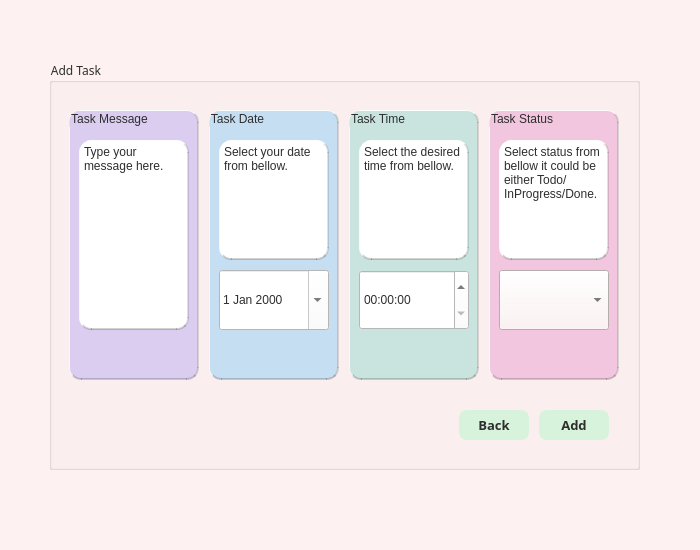
<?xml version="1.0" encoding="UTF-8"?>
<ui version="4.0">
 <class>AddTasksPage</class>
 <widget class="QWidget" name="AddTasksPage">
  <property name="geometry">
   <rect>
    <x>0</x>
    <y>0</y>
    <width>700</width>
    <height>550</height>
   </rect>
  </property>
  <property name="windowTitle">
   <string>Form</string>
  </property>
  <property name="styleSheet">
   <string notr="true">QFrame {
    background-color: white;
    border-radius: 12px;
    border-top: 1px solid rgba(255, 255, 255, 0.9);
    border-left: 1px solid rgba(255, 255, 255, 0.7);
    border-bottom: 2px solid rgba(0, 0, 0, 0.18);
    border-right: 2px solid rgba(0, 0, 0, 0.12);
}QWidget {
    background-color: #fdf1f1;   /* pastel pink background */
    color: #2e2e2e;              /* charcoal text */
}
QPushButton {
    background-color: #d8f3dc;   /* mint green buttons */
    color: #2e2e2e;              /* dark text */
   
    border-radius: 8px;
    padding: 8px;
}

QPushButton:pressed {
    background-color: #fff5e1;   /* soft cream when pressed */
}
</string>
  </property>
  <widget class="QGroupBox" name="groupBox">
   <property name="geometry">
    <rect>
     <x>49</x>
     <y>60</y>
     <width>591</width>
     <height>410</height>
    </rect>
   </property>
   <property name="font">
    <font>
     <family>Segoe Script</family>
    </font>
   </property>
   <property name="title">
    <string>Add Task</string>
   </property>
   <widget class="QGroupBox" name="groupBox_2">
    <property name="geometry">
     <rect>
      <x>20</x>
      <y>50</y>
      <width>130</width>
      <height>270</height>
     </rect>
    </property>
    <property name="styleSheet">
     <string notr="true">
QGroupBox{
   background-color:#DBCDF0;

    border-radius: 12px;
    border-top: 1px solid rgba(255, 255, 255, 0.9);
    border-left: 1px solid rgba(255, 255, 255, 0.7);
    border-bottom: 2px solid rgba(0, 0, 0, 0.18);
    border-right: 2px solid rgba(0, 0, 0, 0.12);
}</string>
    </property>
    <property name="title">
     <string>Task Message</string>
    </property>
    <widget class="QPlainTextEdit" name="plainTextEdit">
     <property name="geometry">
      <rect>
       <x>10</x>
       <y>30</y>
       <width>110</width>
       <height>190</height>
      </rect>
     </property>
     <property name="styleSheet">
      <string notr="true">QFrame {
    background-color: white;
    border-radius: 12px;
    border-top: 1px solid rgba(255, 255, 255, 0.9);
    border-left: 1px solid rgba(255, 255, 255, 0.7);
    border-bottom: 2px solid rgba(0, 0, 0, 0.18);
    border-right: 2px solid rgba(0, 0, 0, 0.12);
}</string>
     </property>
     <property name="plainText">
      <string>Type your message here.</string>
     </property>
    </widget>
   </widget>
   <widget class="QGroupBox" name="groupBox_3">
    <property name="geometry">
     <rect>
      <x>160</x>
      <y>50</y>
      <width>130</width>
      <height>270</height>
     </rect>
    </property>
    <property name="styleSheet">
     <string notr="true">
QGroupBox{
   background-color:#C6DEF1;

    border-radius: 12px;
    border-top: 1px solid rgba(255, 255, 255, 0.9);
    border-left: 1px solid rgba(255, 255, 255, 0.7);
    border-bottom: 2px solid rgba(0, 0, 0, 0.18);
    border-right: 2px solid rgba(0, 0, 0, 0.12);
}</string>
    </property>
    <property name="title">
     <string>Task Date</string>
    </property>
    <widget class="QPlainTextEdit" name="plainTextEdit_2">
     <property name="geometry">
      <rect>
       <x>10</x>
       <y>30</y>
       <width>110</width>
       <height>120</height>
      </rect>
     </property>
     <property name="styleSheet">
      <string notr="true">QFrame {
    background-color: white;
    border-radius: 12px;
    border-top: 1px solid rgba(255, 255, 255, 0.9);
    border-left: 1px solid rgba(255, 255, 255, 0.7);
    border-bottom: 2px solid rgba(0, 0, 0, 0.18);
    border-right: 2px solid rgba(0, 0, 0, 0.12);
}</string>
     </property>
     <property name="readOnly">
      <bool>true</bool>
     </property>
     <property name="plainText">
      <string>Select your date from bellow.</string>
     </property>
    </widget>
    <widget class="QDateEdit" name="dateEdit">
     <property name="geometry">
      <rect>
       <x>10</x>
       <y>160</y>
       <width>110</width>
       <height>60</height>
      </rect>
     </property>
     <property name="styleSheet">
      <string notr="true">QDateEdit
 {
    background-color: white;
 }</string>
     </property>
     <property name="calendarPopup">
      <bool>true</bool>
     </property>
    </widget>
   </widget>
   <widget class="QGroupBox" name="groupBox_4">
    <property name="geometry">
     <rect>
      <x>300</x>
      <y>50</y>
      <width>130</width>
      <height>270</height>
     </rect>
    </property>
    <property name="styleSheet">
     <string notr="true">
QGroupBox{
   background-color:#C9E4DE;

    border-radius: 12px;
    border-top: 1px solid rgba(255, 255, 255, 0.9);
    border-left: 1px solid rgba(255, 255, 255, 0.7);
    border-bottom: 2px solid rgba(0, 0, 0, 0.18);
    border-right: 2px solid rgba(0, 0, 0, 0.12);
}</string>
    </property>
    <property name="title">
     <string>Task Time</string>
    </property>
    <widget class="QPlainTextEdit" name="plainTextEdit_3">
     <property name="geometry">
      <rect>
       <x>10</x>
       <y>30</y>
       <width>110</width>
       <height>120</height>
      </rect>
     </property>
     <property name="styleSheet">
      <string notr="true">QFrame {
    background-color: white;
    border-radius: 12px;
    border-top: 1px solid rgba(255, 255, 255, 0.9);
    border-left: 1px solid rgba(255, 255, 255, 0.7);
    border-bottom: 2px solid rgba(0, 0, 0, 0.18);
    border-right: 2px solid rgba(0, 0, 0, 0.12);
}</string>
     </property>
     <property name="readOnly">
      <bool>true</bool>
     </property>
     <property name="plainText">
      <string>Select the desired time from bellow.</string>
     </property>
    </widget>
    <widget class="QTimeEdit" name="timeEdit">
     <property name="geometry">
      <rect>
       <x>10</x>
       <y>160</y>
       <width>110</width>
       <height>60</height>
      </rect>
     </property>
     <property name="styleSheet">
      <string notr="true">QTimeEdit {
    background-color: white;
 }</string>
     </property>
    </widget>
   </widget>
   <widget class="QGroupBox" name="groupBox_5">
    <property name="geometry">
     <rect>
      <x>440</x>
      <y>50</y>
      <width>130</width>
      <height>270</height>
     </rect>
    </property>
    <property name="styleSheet">
     <string notr="true">

QGroupBox{
   background-color:#F2C6DE;

    border-radius: 12px;
    border-top: 1px solid rgba(255, 255, 255, 0.9);
    border-left: 1px solid rgba(255, 255, 255, 0.7);
    border-bottom: 2px solid rgba(0, 0, 0, 0.18);
    border-right: 2px solid rgba(0, 0, 0, 0.12);
}</string>
    </property>
    <property name="title">
     <string>Task Status</string>
    </property>
    <widget class="QPlainTextEdit" name="plainTextEdit_4">
     <property name="geometry">
      <rect>
       <x>10</x>
       <y>30</y>
       <width>110</width>
       <height>120</height>
      </rect>
     </property>
     <property name="styleSheet">
      <string notr="true">QFrame {
    background-color: white;
    border-radius: 12px;
    border-top: 1px solid rgba(255, 255, 255, 0.9);
    border-left: 1px solid rgba(255, 255, 255, 0.7);
    border-bottom: 2px solid rgba(0, 0, 0, 0.18);
    border-right: 2px solid rgba(0, 0, 0, 0.12);
}</string>
     </property>
     <property name="readOnly">
      <bool>true</bool>
     </property>
     <property name="plainText">
      <string>Select status from bellow it could be either Todo/InProgress/Done.</string>
     </property>
    </widget>
    <widget class="QComboBox" name="comboBox">
     <property name="geometry">
      <rect>
       <x>10</x>
       <y>160</y>
       <width>110</width>
       <height>60</height>
      </rect>
     </property>
    </widget>
   </widget>
   <widget class="QPushButton" name="pushButton">
    <property name="geometry">
     <rect>
      <x>490</x>
      <y>350</y>
      <width>70</width>
      <height>30</height>
     </rect>
    </property>
    <property name="font">
     <font>
      <family>Segoe Script</family>
      <pointsize>10</pointsize>
      <bold>true</bold>
     </font>
    </property>
    <property name="text">
     <string>Add</string>
    </property>
   </widget>
   <widget class="QPushButton" name="btnBack">
    <property name="geometry">
     <rect>
      <x>410</x>
      <y>350</y>
      <width>70</width>
      <height>30</height>
     </rect>
    </property>
    <property name="font">
     <font>
      <family>Segoe Script</family>
      <pointsize>10</pointsize>
      <bold>true</bold>
     </font>
    </property>
    <property name="text">
     <string>Back</string>
    </property>
   </widget>
  </widget>
 </widget>
 <resources/>
 <connections/>
</ui>
